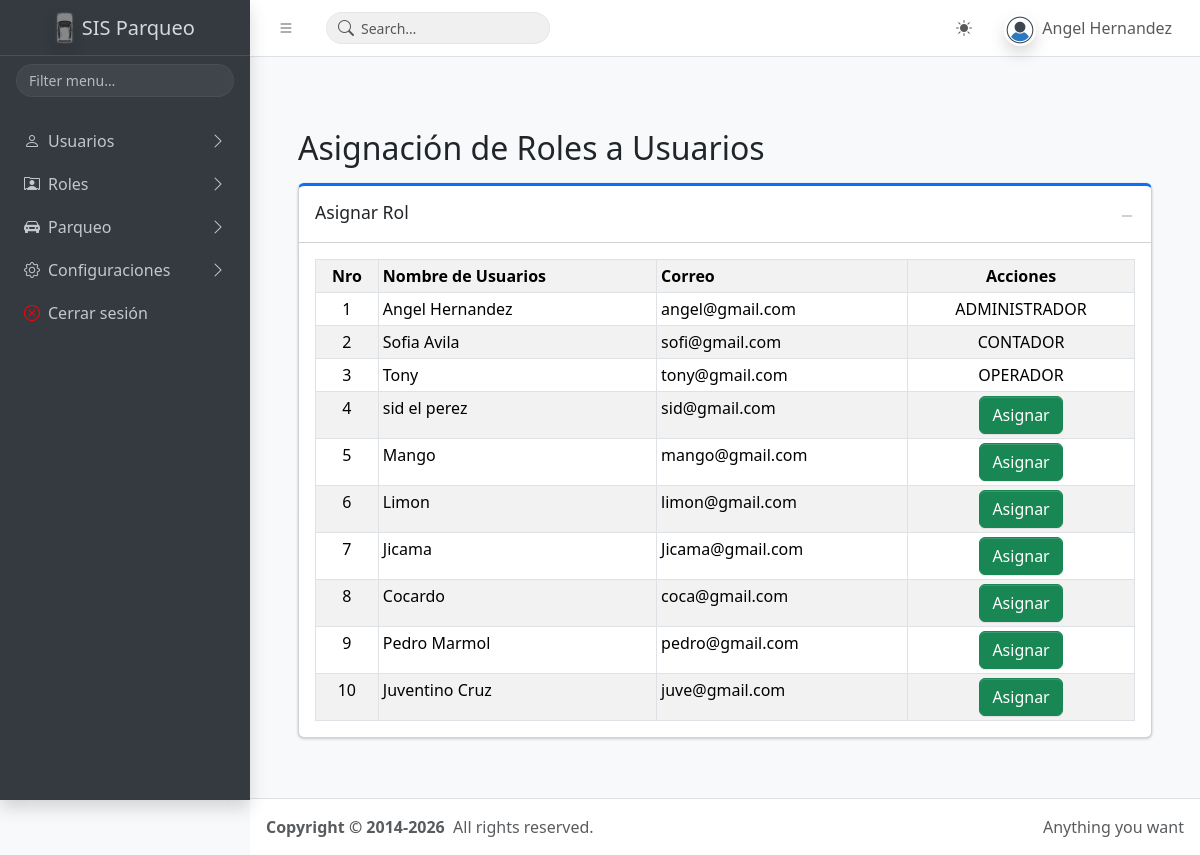
The app's page /roles/asignar.php (signed in) with its own data.
### tables this page shows
CREATE TABLE `tb_usuarios` (
  `id` int(11) NOT NULL,
  `nombres` varchar(255) DEFAULT NULL,
  `rol` varchar(255) DEFAULT NULL,
  `email` varchar(255) DEFAULT NULL,
  `email_verificado` varchar(255) DEFAULT NULL,
  `contrasena` varchar(255) DEFAULT NULL,
  `token` varchar(255) DEFAULT NULL,
  `fyh_creacion` datetime DEFAULT NULL,
  `fyh_actualizacion` datetime DEFAULT NULL,
  `fyh_eliminacion` datetime DEFAULT NULL,
  `estado` varchar(10) DEFAULT NULL
);

### app/config.php (called while the page is built, shortened)
<?php
$URL = "http://localhost/www.sisparqueo.com";
?>

### layout/admin/datos_usuario.php (called while the page is built, shortened)
<?php
if (isset($_SESSION['usuario_sesion'])) {
    $usuario_sesion = $_SESSION['usuario_sesion'];
    $query_usuario_session = $pdo->prepare("SELECT * FROM tb_usuarios WHERE email = '$usuario_sesion' AND estado = 1");
    $query_usuario_session->execute();
    $session_usuarios = $query_usuario_session->fetchAll(PDO::FETCH_ASSOC);
    foreach ($session_usuarios as $usuario_loggeado){
    }
    $nombre_usuario_sesion = $usuario_loggeado['nombres'];
} else {
    header("Location: " . $URL . "/");
};
?>

### roles/asignar.php (the view, shortened to what this page needs)
<?php
include('../app/config.php');
include('../layout/admin/datos_usuario.php');
?>
<!doctype html>
<html lang="es">
<head>
    <?php include("../layout/admin/head.php"); ?>
</head>
<body class="layout-fixed sidebar-expand-lg bg-body-tertiary">
    <div class="app-wrapper">
        <?php include("../layout/admin/navbar.php"); ?>
        <main class="app-main">
            <br>
            <div class="container-fluid p-5">
                <div class="row">
                    <h2 class="mb-3">Asignación de Roles a Usuarios</h2>
                    <div class="col-md-12">
                        <div class="card card-outline card-primary">
                            <div class="card-header">
                                <h3 class="card-title">Asignar Rol</h3>
                                <div class="card-tools">
                                    <button type="button" class="btn btn-tool" data-lte-toggle="card-collapse" aria-label="Collapse card">
                                        <i data-lte-icon="collapse" class="bi bi-dash-lg"></i>
                                    </button>
                                </div>
                            </div>
                            <div class="card-body">
                                <table class="table table-bordered table-sm table-striped">
                                    <th>
                                        <center>Nro</center>
                                    </th>
                                    <th>Nombre de Usuarios</th>
                                    <th>Correo</th>
                                    <th>
                                        <center>Acciones</center>
                                    </th>
                                    <?php
                                    $contador = 0;
                                    $query_usuario = $pdo->prepare("SELECT * FROM tb_usuarios WHERE estado = 1");
                                    $query_usuario->execute();
                                    $usuarios = $query_usuario->fetchAll(PDO::FETCH_ASSOC);
                                    foreach ($usuarios as $usuario) {
                                        $contador = $contador + 1;
                                    ?>
                                        <tr>
                                            <td>
                                                <center><?php echo $contador; ?></center>
                                            </td>
                                            <td><?php echo $usuario['nombres']; ?></td>
                                            <td><?php echo $usuario['email']; ?></td>
                                            <td>
                                                <?php
                                                if($usuario['rol'] == ""){
                                                ?>
                                                <center>
                                                    <button type="button" class="btn btn-success" data-bs-toggle="modal" data-bs-target="#exampleModal<?php echo $usuario['id']; ?>">
                                                        Asignar
                                                    </button>
                                                </center>
                                                <?php
                                                }else{
                                                ?>
                                                    <center><?php echo $usuario['rol']; ?></center>
                                                <?php
                                                }
                                                ?>
                                            </td>
                                        </tr>
                                    <?php
                                    }
                                    ?>
                                </table>
                            </div>
                        </div>
                    </div>
                </div>
            </div>
        </main>
        <?php include("../layout/admin/footer.php"); ?>
    </div>
</body>
</html>

### layout/admin/navbar.php (shortened to what this page needs)
<nav class="app-header navbar navbar-expand bg-body">
        <div class="container-fluid">
          <ul class="navbar-nav">
            <li class="nav-item">
              <a
                class="nav-link"
                data-lte-toggle="sidebar"
                href="#"
                role="button"
                aria-label="Toggle sidebar"
              >
                <i class="bi bi-list"></i>
              </a>
            </li>
          </ul>
          <form
            class="navbar-search d-none d-md-block ms-3"
            role="search"
            action="./pages/search-results.html"
          >
            <div class="navbar-search-field">
              <input
                type="search"
                id="navbar-search-input"
                name="q"
                class="form-control"
                placeholder="Search…"
                autocomplete="off"
              />
              <button class="navbar-search-submit" type="submit" aria-label="Submit search">
                <i class="bi bi-search" aria-hidden="true"></i>
              </button>
            </div>
          </form>
          <ul class="navbar-nav ms-auto">
            <li class="nav-item dropdown">
              <a
                class="nav-link"
                href="#"
                id="bd-theme"
                aria-label="Toggle color scheme"
                data-bs-toggle="dropdown"
                aria-expanded="false"
              >
                <i class="bi bi-sun-fill" data-lte-theme-icon="light"></i>
              </a>
            </li>
            <li class="nav-item dropdown user-menu">
              <a href="#" class="nav-link dropdown-toggle" data-bs-toggle="dropdown">
                <img
                  src="<?php echo $URL;?>/public/imagenes/usuario.png"
                  class="user-image rounded-circle shadow"
                  alt="<?php echo $nombre_usuario_sesion; ?>"
                />
                <span class="d-none d-md-inline"><?php echo $nombre_usuario_sesion; ?></span>
              </a>
            </li>
          </ul>
        </div>
      </nav>
      <aside class="app-sidebar bg-body-secondary shadow" data-bs-theme="dark">
        <div class="sidebar-brand">
          <a href="<?php echo $URL; ?>/principal.php" class="brand-link">
            <img src="<?php echo $URL;?>/public/imagenes/logo.png" alt="SIS Parqueo" class="brand-image opacity-75 shadow"/>
            <span class="brand-text fw-light">SIS Parqueo</span>
          </a>
        </div>
        <div class="sidebar-search" role="search">
          <input
            type="search"
            id="sidebar-search-input"
            class="form-control form-control-sm"
            placeholder="Filter menu…"
            autocomplete="off"
            data-lte-toggle="sidebar-search"
            data-lte-target="#navigation"
          />
        </div>
        <div class="sidebar-wrapper">
          <nav class="mt-2" aria-label="Main navigation">
            <ul class="nav sidebar-menu flex-column" data-lte-toggle="treeview" data-accordion="false" id="navigation">
            <li class="nav-item">
                <a href="#" class="nav-link">
                    <i class="bi bi-person"></i>
                  <p>
                    Usuarios
                  </p>
                </a>
              </li>
            <li class="nav-item">
                <a href="#" class="nav-link">
                    <i class="bi bi-person-rolodex"></i>
                  <p>
                    Roles
                  </p>
                </a>
              </li>
              <li class="nav-item">
                <a href="#" class="nav-link">
                <i class="bi bi-car-front-fill"></i>
                  <p>
                    Parqueo
                  </p>
                </a>
              </li>
              <li class="nav-item">
                <a href="#" class="nav-link">
                <i class="bi bi-gear"></i>
                  <p>
                    Configuraciones
                  </p>
                </a>
              </li>
              <li class="nav-item">
                <a href="<?php echo $URL;?>/login/cerrar_sesion.php" class="nav-link">
                    <i class="bi bi-x-circle" style="color: red;"></i>
                    <p>Cerrar sesión</p>
                    </a>
              </li>
            </ul>
          </nav>
        </div>
      </aside>

### records on screen
tb_usuarios: nombres "Angel Hernandez", email "angel@gmail.com", rol "ADMINISTRADOR"
tb_usuarios: nombres "Sofia Avila", email "sofi@gmail.com", rol "CONTADOR"
tb_usuarios: nombres "Tony", email "tony@gmail.com", rol "OPERADOR"
tb_usuarios: nombres "sid el perez", email "sid@gmail.com"
tb_usuarios: nombres "Mango", email "mango@gmail.com"
tb_usuarios: nombres "Limon", email "limon@gmail.com"
tb_usuarios: nombres "Jicama", email "Jicama@gmail.com"
tb_usuarios: nombres "Cocardo", email "coca@gmail.com"
tb_usuarios: nombres "Pedro Marmol", email "pedro@gmail.com"
tb_usuarios: nombres "Juventino Cruz", email "juve@gmail.com"
